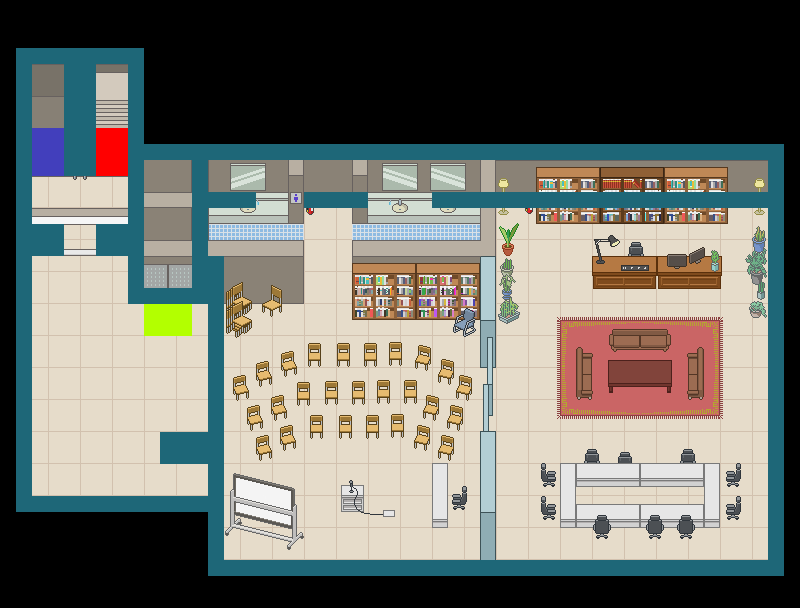

Rendered tile map (Tiled .tmx) drawn with the repository's tilesets; below, a short description and the map source with its tile grids summarised:
An orthogonal 50x38 tile map with 16x16 px tiles, 3 tile layers (collision, overCharacter, interaction), 3 hidden layers not drawn, 3 tilesets, 1 image layer and 2 objects (elevator-right, elevator-left).

<map version="1.4" tiledversion="1.4.3" orientation="orthogonal" renderorder="right-down" width="50" height="38" tilewidth="16" tileheight="16" infinite="0" nextlayerid="23" nextobjectid="15">
 <editorsettings>
  <export target="second-floor.json" format="json" />
 </editorsettings>
 <tileset firstgid="1" name="background" tilewidth="16" tileheight="16" tilecount="8160" columns="50">
  <image source="../img/2f_background.png" width="800" height="608" />
 </tileset>
 <tileset firstgid="8161" name="collision" tilewidth="16" tileheight="16" tilecount="4" columns="2">
  <image source="simple_tile.png" width="32" height="32" />
  <tile id="0">
   <properties>
    <property name="name" value="art1" />
   </properties>
  </tile>
  <tile id="1">
   <properties>
    <property name="collides" type="bool" value="true" />
   </properties>
  </tile>
 </tileset>
 <tileset firstgid="8165" name="interactive-tile" tilewidth="16" tileheight="16" tilecount="24" columns="6">
  <image source="interactive-tile.png" width="96" height="64" />
  <tile id="0" type="image1">
   <properties>
    <property name="name" value="up" />
   </properties>
  </tile>
  <tile id="1" type="image2">
   <properties>
    <property name="name" value="down" />
   </properties>
  </tile>
  <tile id="2" type="image3">
   <properties>
    <property name="name" value="elevator" />
   </properties>
  </tile>
  <tile id="3" type="image4">
   <properties>
    <property name="name" value="popup" />
   </properties>
  </tile>
  <tile id="4">
   <properties>
    <property name="name" value="image2-popup" />
   </properties>
  </tile>
  <tile id="5">
   <properties>
    <property name="name" value="image2-description" />
   </properties>
  </tile>
  <tile id="6">
   <properties>
    <property name="name" value="image3" />
   </properties>
  </tile>
  <tile id="7">
   <properties>
    <property name="name" value="image4" />
   </properties>
  </tile>
  <tile id="8">
   <properties>
    <property name="name" value="image3-popup" />
   </properties>
  </tile>
  <tile id="9">
   <properties>
    <property name="name" value="image3-description" />
   </properties>
  </tile>
  <tile id="10">
   <properties>
    <property name="name" value="image4-popup" />
   </properties>
  </tile>
  <tile id="11">
   <properties>
    <property name="name" value="image4-description" />
   </properties>
  </tile>
  <tile id="12">
   <properties>
    <property name="name" value="image5" />
   </properties>
  </tile>
  <tile id="13">
   <properties>
    <property name="name" value="image6" />
   </properties>
  </tile>
  <tile id="14">
   <properties>
    <property name="name" value="image9" />
   </properties>
  </tile>
  <tile id="15">
   <properties>
    <property name="name" value="image5-description" />
   </properties>
  </tile>
  <tile id="16">
   <properties>
    <property name="name" value="image6-description" />
   </properties>
  </tile>
  <tile id="17">
   <properties>
    <property name="name" value="image9-description" />
   </properties>
  </tile>
  <tile id="18">
   <properties>
    <property name="name" value="image7" />
   </properties>
  </tile>
  <tile id="19">
   <properties>
    <property name="name" value="image8" />
   </properties>
  </tile>
  <tile id="20">
   <properties>
    <property name="name" value="image" />
   </properties>
  </tile>
  <tile id="21">
   <properties>
    <property name="name" value="image7-description" />
   </properties>
  </tile>
  <tile id="22">
   <properties>
    <property name="name" value="image8-description" />
   </properties>
  </tile>
  <tile id="23">
   <properties>
    <property name="name" value="image" />
   </properties>
  </tile>
 </tileset>
 <imagelayer id="17" name="Image Layer 1">
  <image source="../img/2f_background.png" width="800" height="608" />
 </imagelayer>
 <imagelayer id="18" name="Image Layer 2" visible="0">
  <image source="../img/2f_background_marking.png" width="800" height="608" />
 </imagelayer>
 <imagelayer id="19" name="Image Layer 3" visible="0">
  <image source="../img/2f_background_ref.png" width="800" height="608" />
 </imagelayer>
 <layer id="1" name="background" width="50" height="38" visible="0">
  <data>[1900 cells, 1900 non-empty, 1900 distinct tile ids]</data>
 </layer>
 <layer id="3" name="collision" width="50" height="38">
  <properties>
   <property name="collides" type="bool" value="true" />
  </properties>
  <data>[1900 cells, 250 non-empty, 1 distinct tile ids]</data>
 </layer>
 <objectgroup id="10" name="objectLayer">
  <object id="13" name="elevator-right" x="208" y="320" />
  <object id="14" name="elevator-left" x="128" y="320" />
 </objectgroup>
 <layer id="7" name="overCharacter" width="50" height="38">
  <data>[1900 cells, 6 non-empty, 6 distinct tile ids]</data>
 </layer>
 <layer id="4" name="interaction" width="50" height="38">
  <properties>
   <property name="cubemapAnchor" value="image1" />
  </properties>
  <data>[1900 cells, 18 non-empty, 3 distinct tile ids]</data>
 </layer>
</map>
